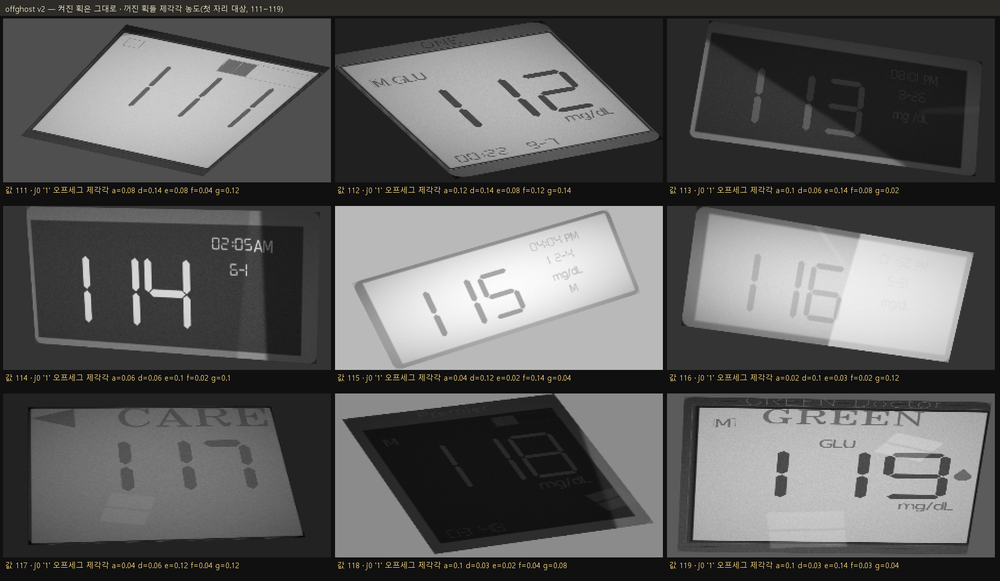
#> input picture assets_dev/train/_diag/offghost_v2_111_119.png, 1000 x 581 px, shrunk from 1952 x 1134 before the run
$ python measure_glyph7_gaps.py offghost_v2_111_119.png
#> lines starting #> are read from the running program, lines starting #| are printed output that depends on the picture; after the words box and inside, x2 and y2 are one past the last pixel; in counts of white or black regions, pixels touching at a corner belong together
# glyph7_final4.png 이음새 간격 측정 — F가 A와 '떨어져 보인다'는 판정의 검증 자.
# 같은 기하(가로획 아래 세로획)끼리 비교한다:
#   A-F(좌상) vs A-B(우상) vs B-C(우중) 세로 틈, 그리고 F/B 좌우 정렬.
# 사용: python _diag/measure_glyph7_gaps.py [png경로]
import sys
from pathlib import Path

import numpy as np
from PIL import Image

png = Path(sys.argv[1] if len(sys.argv) > 1 else "_diag/glyph7_final4.png")
img = np.asarray(Image.open(png).convert("L"))
ink = img > 128
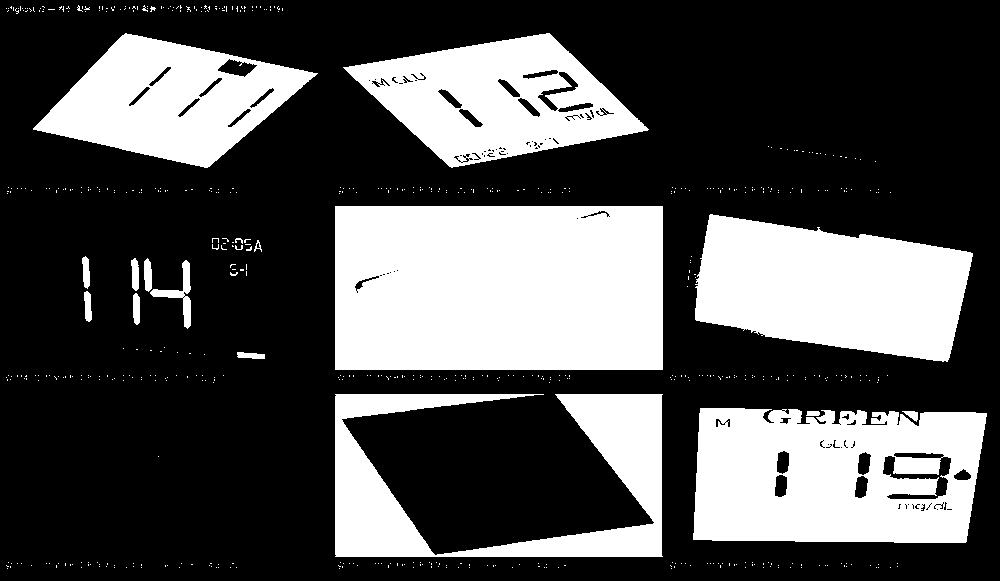
#> ink: shape (581, 1000) bool; 31.8% white; 609 white regions (591 under 20 px), largest, box (x1, y1, x2, y2) and area: (335, 206, 663, 370) 53650, (693, 408, 987, 543) 33708, (695, 214, 973, 362) 29467

# 두 글리프 분리: 열 투영에서 잉크 없는 폭>=5 경계
colsum = ink.sum(axis=0)
#> colsum = 1000 values, max 332 at index 339, min 0 at index 0, mean 184.7
splits, run = [], 0
for x, s in enumerate(colsum):
    if s == 0:
        run += 1
    else:
        if run >= 5:
            splits.append(x)
        run = 0
#> this loop made 1000 passes
#> (s, run) on passes 1 to 12: (0, 1), (0, 2), (0, 3), (0, 4), (0, 5), (0, 6), (3, 0), (7, 0), (7, 0), (0, 1), (6, 0), (6, 0)
#> run on passes 61 to 66: 0, 0, 0, 0, 0, 0
#> after the loop, splits = [6, 335, 670, 681]
glyphs = []
prev = 0
for s in splits + [len(colsum)]:
    seg = ink[:, prev:s]
    if seg.sum() > 200:
        xs = np.where(seg.any(axis=0))[0] + prev
        ys = np.where(seg.any(axis=1))[0]
        glyphs.append({"x0": int(xs[0]), "x1": int(xs[-1]), "y0": int(ys[0]), "y1": int(ys[-1])})
    prev = s
#> this loop made 5 passes
#> (s, prev) on passes 1 to 5: (6, 6), (335, 335), (670, 670), (681, 681), (1000, 1000)
#> pass 2, `seg = ink[:, prev:s]`:
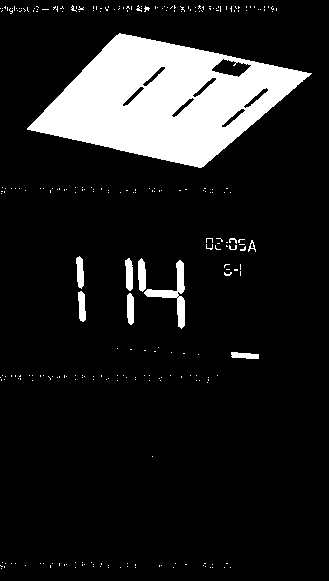
#> seg: shape (581, 329) bool; 12.2% white; 276 white regions (265 under 20 px), largest, box (x1, y1, x2, y2) and area: (27, 33, 312, 168) 20747, (144, 260, 185, 329) 704, (138, 258, 146, 292) 225
#> pass 3, `seg = ink[:, prev:s]`:
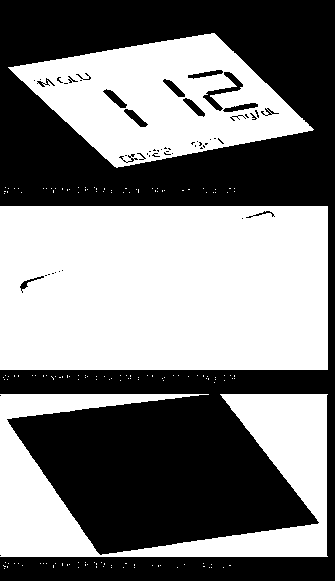
#> seg: shape (581, 335) bool; 50.2% white; 57 black regions (41 under 20 px), largest, box (x1, y1, x2, y2) and area: (0, 0, 335, 581) 95037, (203, 72, 243, 111) 371, (103, 89, 127, 108) 169
#> after the loop, glyphs = 3 items
print(f"{png.name}: 글리프 {len(glyphs)}개", [(g["x0"], g["x1"], g["y0"], g["y1"]) for g in glyphs])
#| offghost_v2_111_119.png: 글리프 3개 [(6, 317, 5, 568), (335, 662, 33, 568), (681, 986, 146, 567)]


def vgap_under_horizontal(g, x_center):
    """주어진 x(세로획 중심)에서: 위 가로획의 바닥 y 와 그 아래 세로획 꼭대기 y 의 틈."""
    col = ink[:, x_center]
    ys = np.where(col)[0]
    if len(ys) == 0:
        return None
    # 연결요소(행 run) 분리
    runs, start = [], ys[0]
    for i in range(1, len(ys)):
        if ys[i] != ys[i - 1] + 1:
            runs.append((start, ys[i - 1]))
            start = ys[i]
    runs.append((start, ys[-1]))
    if len(runs) < 2:
        return None
    # 두 번째 run(세로획 꼭대기) - 첫 run(가로획 바닥)
    return runs[1][0] - runs[0][1] - 1, runs


for g in glyphs:
    sub = ink[:, g["x0"]:g["x1"] + 1]
    row_ink = sub.sum(axis=1)
    # A 획: 위에서 첫 잉크 run
    ys = np.where(row_ink > 0)[0]
    runs, start = [], ys[0]
    for i in range(1, len(ys)):
        if ys[i] != ys[i - 1] + 1:
            runs.append((start, ys[i - 1]))
            start = ys[i]
    runs.append((start, ys[-1]))
    a_y0, a_y1 = runs[0]  # A run(행 투영 기준)
    # A 행들의 실제 좌우 끝
    a_rows = sub[a_y0:a_y1 + 1]
    a_x0 = g["x0"] + int(np.where(a_rows.any(axis=0))[0][0])
    a_x1 = g["x0"] + int(np.where(a_rows.any(axis=0))[0][-1])
    # B(우상 세로): A 구간 아래, 오른쪽 끝 근처 세로 run — 오른쪽 열 투영으로
    print(f"\n글리프 x{g['x0']}~{g['x1']} y{g['y0']}~{g['y1']}  A: y{a_y0}~{a_y1} x{a_x0}~{a_x1}")
    # 세로획 후보: 각 열의 잉크 픽셀 수가 큰 열들
    col_ink = sub.sum(axis=0)
    tall = [i for i, c in enumerate(col_ink) if c > (g["y1"] - g["y0"]) * 0.3]
    if not tall:
        continue
    # 군집화
    groups, s0 = [], tall[0]
    for i in range(1, len(tall)):
        if tall[i] != tall[i - 1] + 1:
            groups.append((s0, tall[i - 1]))
            s0 = tall[i]
    groups.append((s0, tall[-1]))
    mid = (a_x0 + a_x1) / 2
    for gx0, gx1 in groups:
        gx0a, gx1a = g["x0"] + gx0, g["x0"] + gx1
        tag = "세로획"
        if gx1a < mid:
            tag = "F(좌)" if len(groups) >= 3 else "?(좌)"
        elif gx0a > mid:
            tag = "B+C(우)" if len(groups) == 2 else "B/C(우)"
        # 해당 열 중심에서 A 아래 첫 틈
        r = vgap_under_horizontal(g, (gx0a + gx1a) // 2)
        w = gx1a - gx0a + 1
        if r:
            gap, colruns = r
            print(f"  {tag} x{gx0a}~{gx1a} (폭{w})  A바닥~꼭대기 틈: {gap}px")
        else:
            print(f"  {tag} x{gx0a}~{gx1a} (폭{w})  틈 측정 불가(단일 run)")
#> this loop made 3 passes
#> (g, a_y0, a_y1, a_x0, a_x1, mid) on passes 2 to 3: ({'x0': 335, 'x1': 662, 'y0': 33, 'y1': 568}, 33, 167, 343, 648, 495.5), ({'x0': 681, 'x1': 986, 'y0': 146, 'y1': 567}, 146, 159, 768, 860, 814)
#> (g, a_y0, a_y1, a_x0, a_x1, tall) on pass 1: ({'x0': 6, 'x1': 317, 'y0': 5, 'y1': 568}, 5, 13, 6, 282, [127, 128, 129, 130, 131, 178, 179, 180, 181, 182, 183])
#| 글리프 x6~317 y5~568  A: y5~13 x6~282
#|   ?(좌) x133~137 (폭5)  A바닥~꼭대기 틈: 26px
#|   B+C(우) x184~189 (폭6)  A바닥~꼭대기 틈: 39px
#| 글리프 x335~662 y33~568  A: y33~167 x343~648
#|   세로획 x335~662 (폭328)  A바닥~꼭대기 틈: 2px
#| 글리프 x681~986 y146~567  A: y146~159 x768~860
#|   세로획 x697~968 (폭272)  A바닥~꼭대기 틈: 65px
#> pass 1, `sub = ink[:, g["x0"]:g["x1"] + 1]`:
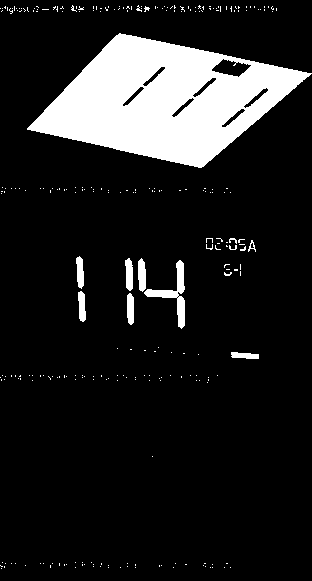
#> sub: shape (581, 312) bool; 12.9% white; 276 white regions (265 under 20 px), largest, box (x1, y1, x2, y2) and area: (27, 33, 312, 168) 20747, (144, 260, 185, 329) 704, (138, 258, 146, 292) 225
#> pass 2, `sub = ink[:, g["x0"]:g["x1"] + 1]`:
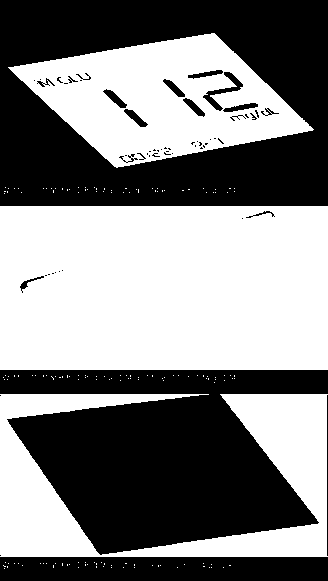
#> sub: shape (581, 328) bool; 51.3% white; 60 black regions (41 under 20 px), largest, box (x1, y1, x2, y2) and area: (0, 0, 328, 206) 43620, (0, 370, 328, 555) 39379, (0, 557, 328, 581) 7810
#> pass 2, `a_rows = sub[a_y0:a_y1 + 1]`:
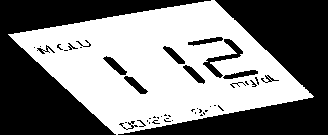
#> a_rows: shape (135, 328) bool; 50.1% white; 47 black regions (32 under 20 px), largest, box (x1, y1, x2, y2) and area: (118, 0, 328, 135) 10425, (0, 0, 211, 135) 9975, (203, 39, 243, 78) 371
#> pass 3, `sub = ink[:, g["x0"]:g["x1"] + 1]`:
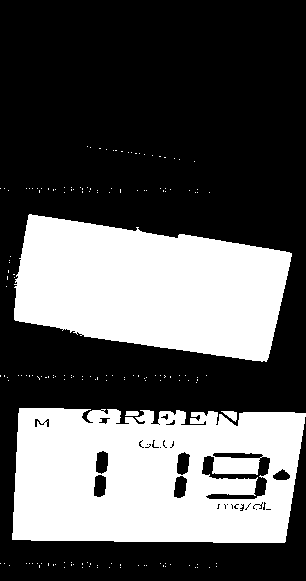
#> sub: shape (581, 306) bool; 35.7% white; 163 white regions (159 under 20 px), largest, box (x1, y1, x2, y2) and area: (12, 408, 306, 543) 33708, (14, 214, 292, 362) 29467, (221, 411, 237, 422) 94, (125, 411, 139, 416) 64
